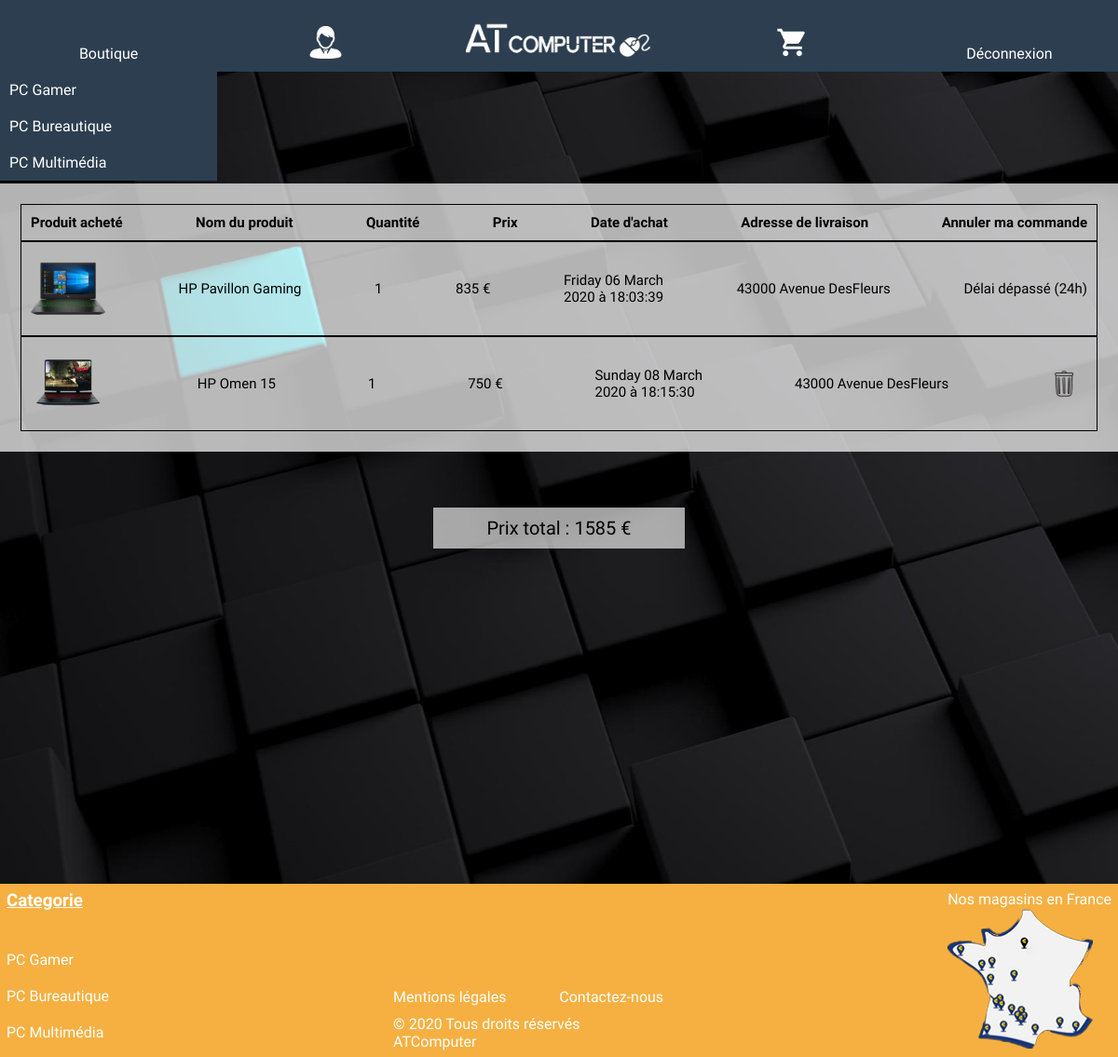
/sources/commande.php (signed in), run on the app's committed database.
### tables this page shows
CREATE TABLE IF NOT EXISTS `commande` (
  `id` int(11) NOT NULL AUTO_INCREMENT,
  `id_utilisateur` int(11) NOT NULL,
  `id_produits` int(11) NOT NULL,
  `quantité` int(11) NOT NULL,
  `prix` int(11) NOT NULL,
  `date` datetime NOT NULL DEFAULT CURRENT_TIMESTAMP,
  `adresse` varchar(255) NOT NULL,
  PRIMARY KEY (`id`)
);

CREATE TABLE IF NOT EXISTS `images` (
  `id` int(11) NOT NULL AUTO_INCREMENT,
  `id_produits` int(11) DEFAULT NULL,
  `chemin` varchar(255) DEFAULT NULL,
  `hauteur` int(11) NOT NULL,
  `largeur` int(11) NOT NULL,
  PRIMARY KEY (`id`)
);

CREATE TABLE IF NOT EXISTS `produits` (
  `id` int(11) NOT NULL AUTO_INCREMENT,
  `nom` varchar(255) NOT NULL,
  `id_categorie` int(11) NOT NULL,
  `id_sous_categorie` int(11) NOT NULL,
  `description` text NOT NULL,
  `prix` float NOT NULL,
  PRIMARY KEY (`id`)
);

CREATE TABLE IF NOT EXISTS `categorie` (
  `id` int(11) NOT NULL AUTO_INCREMENT,
  `nom` varchar(255) NOT NULL,
  `nomurl` varchar(255) NOT NULL,
  PRIMARY KEY (`id`)
);

### sources/functions.php (called while the page is built, shortened)
<?php
class userpdo
{
function connectdb()
	{
		$base = new PDO('mysql:host=localhost;dbname=boutique', 'root', '');
		return $base;
	}
}
class produit
{
	function connectdb()
	{
		try {
			$base = new PDO('mysql:host=localhost;dbname=boutique', 'root', '',
				array(PDO::MYSQL_ATTR_INIT_COMMAND => 'SET NAMES \'UTF8\''));
		} catch (PDOException $e) {
		    echo 'Connexion échouée : ' . $e->getMessage();
		}
		return $base;
	}
	public function categorie()
	{
	$tabcategorie=[];
	$categorie=$this->connectdb()->query("SELECT * FROM `categorie` ORDER BY id ASC");
	while($images = $categorie->fetch())
	{
		array_push($tabcategorie, $images);
	}
		return $tabcategorie;
	}
}
class panier
{
	function connectdb()
	{
		try {
			$base = new PDO('mysql:host=localhost;dbname=boutique', 'root', '',
				array(PDO::MYSQL_ATTR_INIT_COMMAND => 'SET NAMES \'UTF8\''));
		} catch (PDOException $e) {
		    echo 'Connexion échouée : ' . $e->getMessage();
		}
		return $base;
	}
	public function select_commande()
	{
		$tabcommande=[];
		$login=$_SESSION['login'];
		$id_user=$this->connectdb()->query("SELECT id FROM utilisateurs where login='$login'");
		$user = $id_user->fetch(PDO::FETCH_ASSOC);
		$utilisateur=$user['id'];
		$macommande=$this->connectdb()->query("SELECT *FROM commande, images, produits WHERE id_utilisateur='$utilisateur' and commande.id_produits=images.id_produits and commande.id_produits=produits.id ORDER BY commande.id ASC");
		while($affichage_commande=$macommande ->fetch())
		{
			array_push($tabcommande, $affichage_commande);
		}
		return $tabcommande;
	}
}
?>

### sources/commande.php (the view, shortened to what this page needs)
<?php include("functions.php");?>
<html>
	<head>
		<link href="boutique.css" rel="stylesheet">
	</head>
<body>
	<?php include("header.php"); ?>
	<?php
	$panier = new panier;
	$ma_commande=$panier ->select_commande();
	$date=date("F j, Y, g:i a");
	$date_actuelle=date_create($date);
if(sizeof($ma_commande) == 0)
{
?>
<div class="visite_boutique">
	<h1>Aucune commande passée</h1>
	<div>
		<a href="produits.php"><button>Visitez notre boutique</button></a>
	</div>
</div>
<?php
}
else
{
?>
<div class="infos_commande">
		<table>
				<tr>
					<th>Produit acheté</th>
					<th>Nom du produit</th>
					<th>Quantité</th>
					<th>Prix</th>
					<th>Date d'achat</th>
					<th>Adresse de livraison</th>
					<th>Annuler ma commande</th>
				</tr>
	<?php
	$a=0;
	for($i=0; $i < sizeof($ma_commande); $i++)
	{
	?>
		<tr>
			<td><img width="80px" src="<?php echo $ma_commande[$i][9];?>"></td>
			<td><?php echo $ma_commande[$i][13];?></td>
			<td><?php echo $ma_commande[$i][3];?></td>
			<td><?php echo $ma_commande[$i][4]*$ma_commande[$i][3]. " €";?></td>
			<td><?php echo strftime("%A %d %B", strtotime($ma_commande[$i][5]));
			echo '<br>';
			echo strftime("%G à %H:%M:%S", strtotime($ma_commande[$i][5]));?>
			</td>
			<td><?php echo $ma_commande[$i][6];?></td>
			<?php
			$date_bdd=date_create($ma_commande[$i][5]);
			if(date_timestamp_get($date_actuelle) - date_timestamp_get($date_bdd) > 86400)
			{
			?>
				<td>Délai dépassé (24h)</td>
			<?php
			}
			else
			{
			?>
			<td>
				<form class="corbeille" method="post" action="">
					<input type="submit" value="" name="supprimer_commande">
				</form>
			</td>
			<?php
			}
			?>
			<?php $a=$a+$ma_commande[$i][4]*$ma_commande[$i][3];?>
		</tr>
	<?php
	}
	?>
	</table>
</div>
<div class="prix_commande">
			<div><?php echo "Prix total : ".$a. " €"; ?></div>
</div>
<?php
}
?>
	<?php include("footer.php");?>
</body>
</html>

### sources/header.php (shortened to what this page needs)
<html lang="fr" dir="ltr">
<head>
  <link rel="stylesheet" href="boutique.css">
</head>
<header>
<nav>
  <ul>
  <li>
      <a class="menu" href="produits.php">Boutique</a>
    </li>
    <?php if(isset($_SESSION['login']))
    {
    ?>
    <li>
      <a href=""><div class="logoprofilhover"></div></a>
   </li>
   <li class="logo_responsive">
      <a href="index.php"><div class="logohover"></div></a>
   </li>
   <li>
      <a href="panier.php"><div class="logopanierhover"></div></a>
  </li>
  <li>
      <form class="disconnect" method="post" action="" >
        <input name="deco" type="submit" value="Déconnexion">
      </form>
  </li>
<?php
}
?>
</ul>
</nav>
</header>
</html>

### sources/footer.php
<?php
$produit = new produit;
$tab=$produit -> categorie();
?>
<footer>
	<div class="categorie">
		<div>
			<h3>Categorie</h3>
		</div>
		<div class="titre">
			<?php
			for($j=0; $j < sizeof($tab); $j++)
             {
             	?>
             	<a class="menu" href="sous-categorie.php?type=<?php echo $tab[$j][2];?>&id=<?php  echo $tab[$j][0];?>"><?php echo $tab[$j][1];?></a>
           		<?php
             }
			?>
		</div>
	</div>
	<div class="footer">
		<div id="mentions">
			<div>
				<a href="mentions.html">Mentions légales</a>
				<a href="contact.php">Contactez-nous</a>
			</div>
				<p>© 2020 Tous droits réservés ATComputer</p>
		</div>
	</div>
	<div class="img">
		<p>Nos magasins en France</p>
		<a href="https://www.google.fr/maps/place/Joliette,+Marseille/@43.3040531,5.3567312,15z/data=!3m1!4b1!4m5!3m4!1s0x12c9c0ed7442dacd:0x73ed2062a058ae62!8m2!3d43.3035953!4d5.3660975"><div class="map">
		</div></a>
	</div>
</footer>

### sources/boutique.css (style rules this page uses)
* { padding: 0; margin: 0; outline: none; font-family: 'Concert One' ; }
body { background-image: url('../img/fond_site.jpg'); background-size: cover; background-repeat: no-repeat; background-attachment: fixed; }
footer { display:flex; justify-content: space-between; width: 100%; background-color: #F5B041; margin-top: 5%; }
footer,p, h3, .categorie a, a { color:white; text-decoration: none; transition: 0.2s; }
footer .footer { display:flex; flex-direction: column; flex:2; justify-content: flex-end; align-items: center }
footer #mentions { display:flex; flex-direction: column; justify-content: space-between; width: 290px; padding: 7px; }
footer #mentions div { display:flex; width: 290px; justify-content: space-between; margin-bottom: 10px; }
footer .categorie h3 { text-decoration: underline; padding:7px; }
footer .categorie .titre { display:flex; flex-direction: column; justify-content: space-between; height: 50%; margin-top: 15%; padding:7px; }
footer .img { padding: 7px; }
footer .map { background-image:url(../img/map.png); background-repeat: no-repeat; height: 80%; transition: 0.8s; padding: 7px; }
input[type="submit"] { cursor:pointer; }
nav a { color: white; margin: 0; padding:13px; text-decoration: none; list-style-type:none; display: flex; flex-direction:row; justify-content: space-around; text-align: center; }
nav { width: 100%; text-align: center; padding:0; margin:0; }
ul { margin: 0; padding: 0; list-style: none; }
li { margin: 0; background-color: #2C3E50 ; }
.menu , .lien { display: block; padding: 10px 0; color: white; text-decoration: none; white-space: nowrap; text-overflow: ellipsis; position:relative; z-index:2; transition: 0.2s; }
nav > ul { display: table; width: 100%; }
nav > ul > li { display: table-cell; width: 16%; }
nav > ul li { position: relative; }
li a { transition: 0.2s; }
.logohover { height: 50px; background-image:url(../img/logo.png); background-size: 200px; width: 200px; transition: 0.2s; }
.logoprofilhover { height: 35px; background-image:url(../img/logo_profil.png); background-size: 35px; width: 35px; transition: 0.2s; }
.logopanierhover { height: 35px; background-image:url(../img/logo_panier.png); background-size: 35px; width: 35px; transition: 0.2s; }
.disconnect input[type="submit"] { border: none; background-color: transparent; color: white; font-size: 100%; transition: 0.2s; }
.infos_panier, .infos_commande { display:flex; justify-content: center; width:100%; margin-top: 10%; margin-bottom: 5%; }
.infos_panier table, .infos_commande table { background-color: rgba(255, 255, 255, 0.7); width: 70%; padding: 20px; font-size: 13px; }
@media (max-width: 1200px) { .infos_panier table, .infos_commande table { background-color: rgba(255, 255, 255, 0.7); width: 100%; font-size: 15px; } }
@media (max-width: 1200px) { footer { margin-top:30%; } }
.infos_panier table tr, .infos_commande table tr { display: flex; justify-content: space-between; align-items: center; padding: 10px; border: 1px solid; }
.prix_total, .prix_commande { width:100%; display: flex; justify-content: center; margin-bottom: 10%; }
.prix_commande div { width: 250px; background-color: rgba(255, 255, 255, 0.63); text-align: center; font-size: 20px; padding: 10px; display:flex; flex-direction: column; align-items: center; justify-content: space-between; }
.corbeille input[type="submit"] { width: 50px; height: 50px; background-image: url("../img/corbeille.png"); background-size: cover; background-color: transparent; border:none; transition: 0.5s; }

### data on the page
commande: images.chemin (picture), id_produits.nom "HP Pavillon Gaming", quantité "1", $ma_commande[$i][4]*$ma_commande[$i][3] "835", date "Friday 06 March", date "2020 à 18:03:39", adresse "43000 Avenue DesFleurs", shows "Délai dépassé (24h)"
commande: images.chemin (picture), id_produits.nom "HP Omen 15", quantité "1", $ma_commande[$i][4]*$ma_commande[$i][3] "750", date "Sunday 08 March", date "2020 à 18:15:30", adresse "43000 Avenue DesFleurs"
categorie: nom "PC Gamer"
categorie: nom "PC Bureautique"
categorie: nom "PC Multimédia"

### other printed values
$a "1585"
